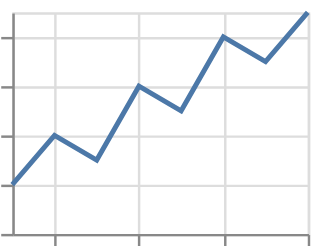

Source (Vega-Lite JSON):
### Vega-Lite specification from a JSON file in a GitHub repository (floating-point values rounded to 4 significant figures)
{"$schema": "https://vega.github.io/schema/vega-lite/v6.json", "padding": 5, "autosize": "none", "data": {"name": "table", "values": [{"c": "A", "g": "p", "x": 1, "y": 2, "v": 5, "t": "2024-01-15", "o": {"v": 3}, "IMDB Rating": 6.1, "d": "x1"}, {"c": "B", "g": "q", "x": 2, "y": 4, "v": 9, "t": "2024-02-20", "o": {"v": 7}, "IMDB Rating": 7.4, "d": "x2"}, {"c": "A", "g": "q", "x": 3, "y": 3, "v": 2, "t": "2024-03-05", "o": {"v": 1}, "IMDB Rating": 5.2, "d": "x1"}, {"c": "C", "g": "p", "x": 4, "y": 6, "v": 7, "t": "2024-05-30", "o": {"v": 4}, "IMDB Rating": 8.8, "d": "x3"}, {"c": "B", "g": "p", "x": 5, "y": 5, "v": 4, "t": "2024-07-11", "o": {"v": 9}, "IMDB Rating": 6.9, "d": "x2"}, {"c": "C", "g": "q", "x": 6, "y": 8, "v": 6, "t": "2024-09-02", "o": {"v": 2}, "IMDB Rating": 7.7, "d": "x3"}, {"c": "A", "g": "p", "x": 7, "y": 7, "v": 8, "t": "2024-11-25", "o": {"v": 5}, "IMDB Rating": 4.4, "d": "x1"}, {"c": "B", "g": "q", "x": 8, "y": 9, "v": 3, "t": "2024-12-31", "o": {"v": 8}, "IMDB Rating": 9.1, "d": "x2"}]}, "width": 120, "height": 90, "mark": {"type": "line", "smooth": true}, "encoding": {"x": {"field": "x", "type": "quantitative"}, "y": {"field": "y", "type": "quantitative"}}}
